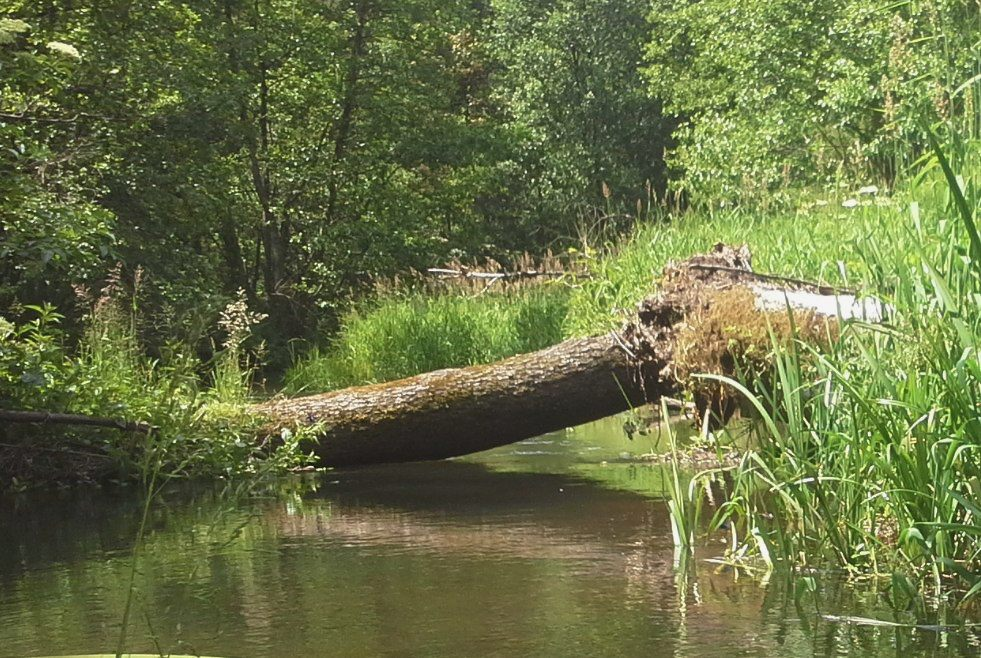
%> input picture ćwiczenia/sam_robie/LAB_4/rzeczka.jpg, 981 x 658 px
$ octave rzeczka_3_2.m   (GNU Octave 9; MATLAB toolbox functions it lacks are replaced by stand-ins)
%> lines starting %> are read from the running program, lines starting %| are printed output that depends on the picture
### ćwiczenia/LAB_5/porownanie_v_PS_z_mnoznikiem.m
function wynik = porownanie_v_PS_z_mnoznikiem(obraz_stary, obraz_nowy, mnoznik)
    roznica = abs(obraz_nowy - obraz_stary);
    wynik = przytnij_zakres(mnoznik * roznica);
end

### ćwiczenia/LAB_4/przytnij_zakres.m
function wynik = przytnij_zakres(wejscie)
    wejscie(wejscie < 0) = 0;
    wejscie(wejscie > 255) = 255;

    wynik = wejscie;
end

### ćwiczenia/sam_robie/LAB_4/porownanie_v_2_z_mnoznikiem.m
function wynik = porownanie_v_2_z_mnoznikiem(obraz_stary, obraz_nowy, mnoznik)
    wynik = przytnij_zakres((obraz_nowy - obraz_stary) * mnoznik + 127.5);
end

### ćwiczenia/sam_robie/LAB_4/rzeczka_3_2.m
img_uint8 = imread('rzeczka.jpg');
%> img_uint8 is the input picture: size 658x981x3 uint8; mean R, G, B 104.7, 113.4, 68.7
obraz = double(img_uint8);

R = obraz(:, :, 1);
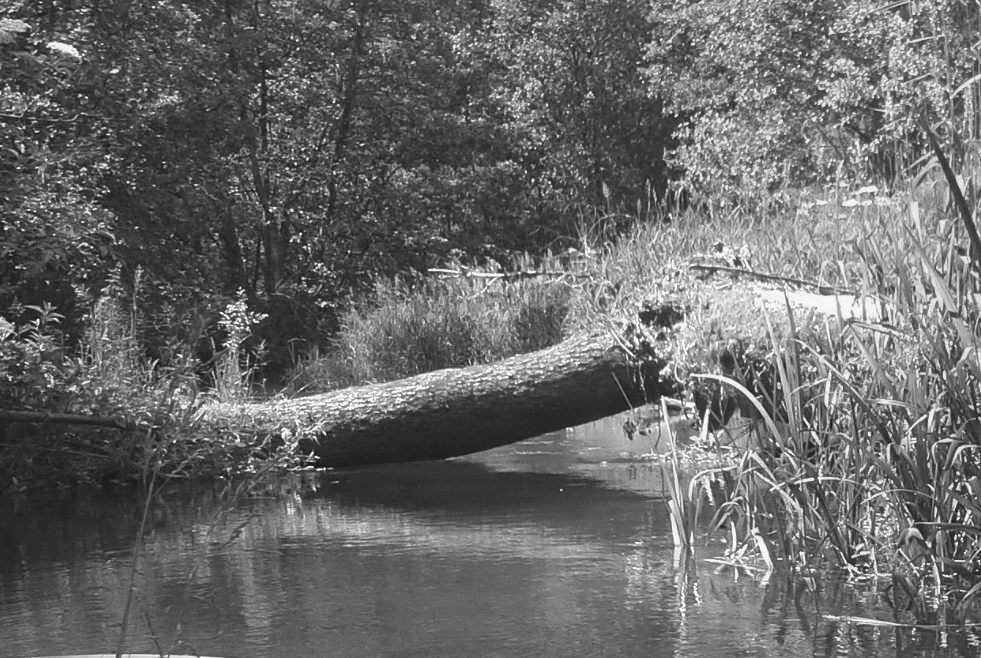
%> R: size 658x981 double; min 6, max 255, mean 104.7
G = obraz(:, :, 2);
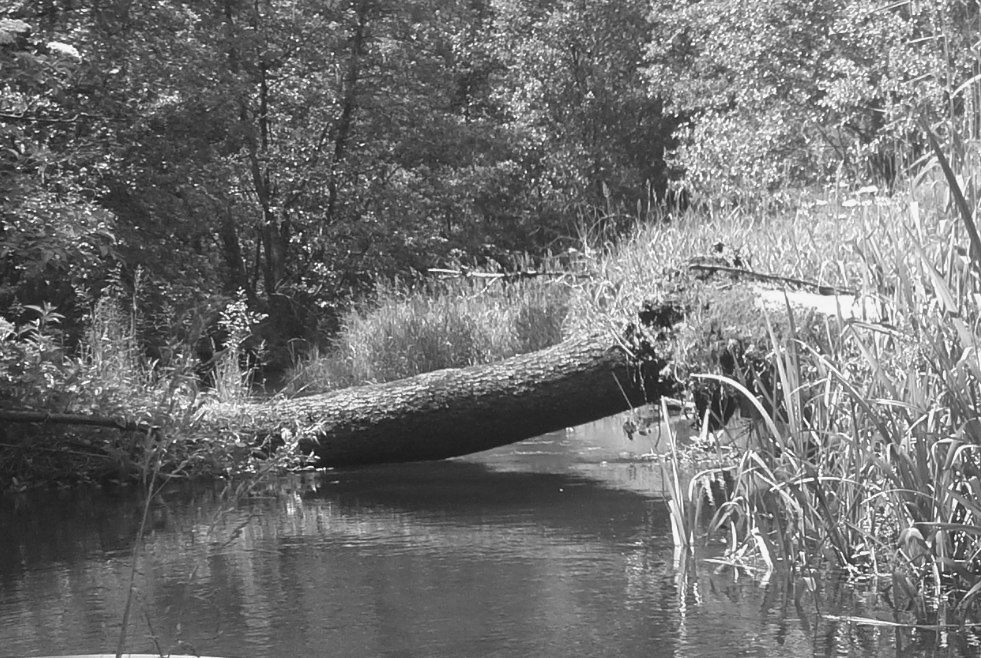
%> G: size 658x981 double; min 7, max 255, mean 113.4
B = obraz(:, :, 3);
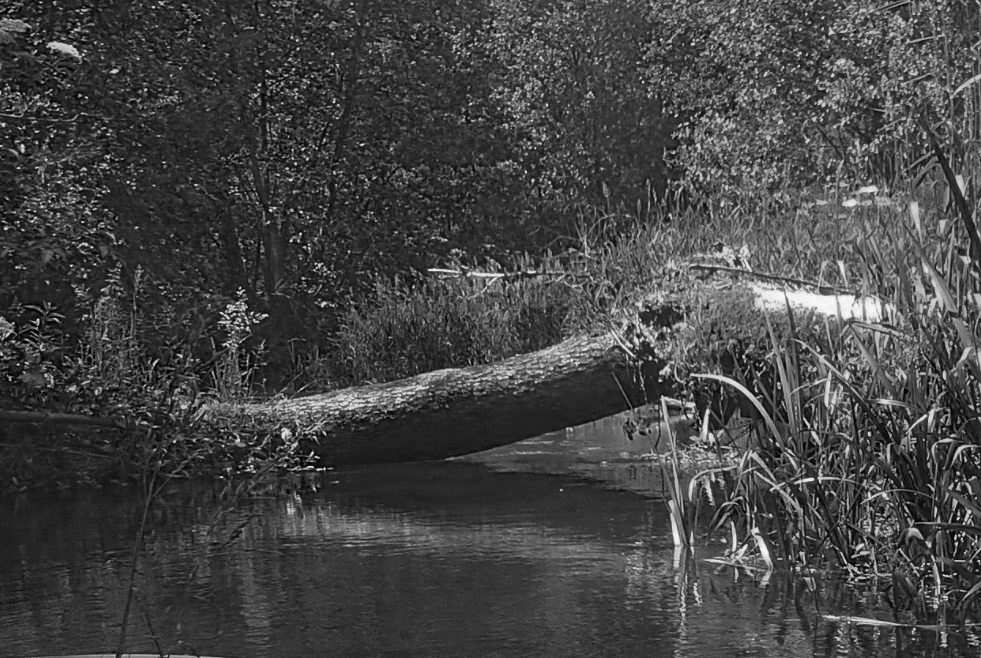
%> B: size 658x981 double; min 0, max 254, mean 68.7

szarosc_srednia = (R + G + B) / 3;
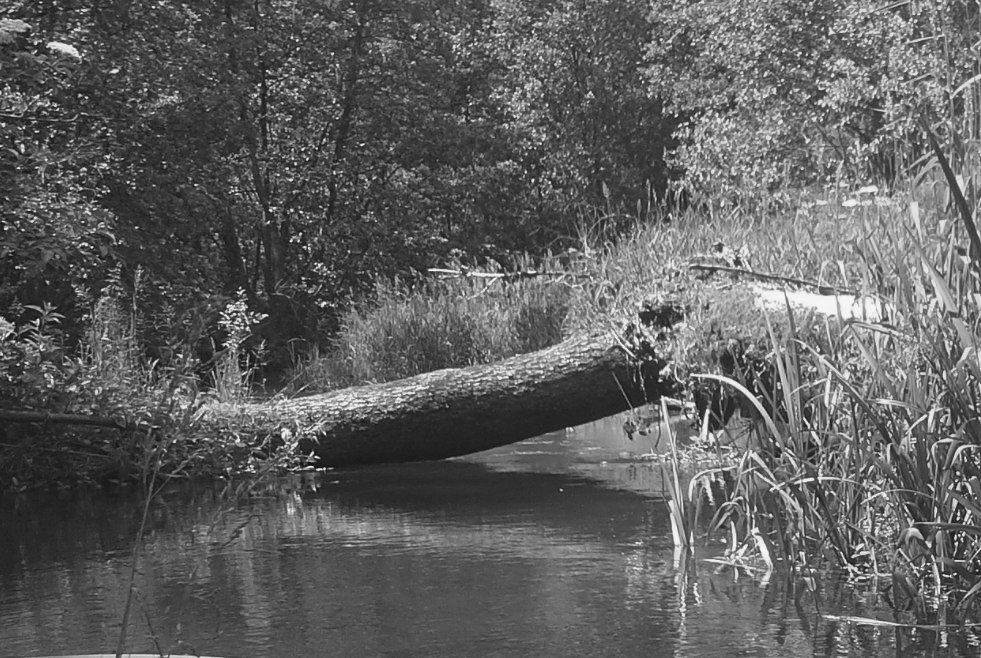
%> szarosc_srednia: size 658x981 double; min 4.33, max 253, mean 95.6
szarosc_szary = 0.2126 * R + 0.7152 * G + 0.0722 * B;

wynik_v_PS_z_mnoznikiem = porownanie_v_PS_z_mnoznikiem(szarosc_szary, szarosc_srednia, 4);
%> in porownanie_v_PS_z_mnoznikiem, `roznica = abs(obraz_nowy - obraz_stary);`:
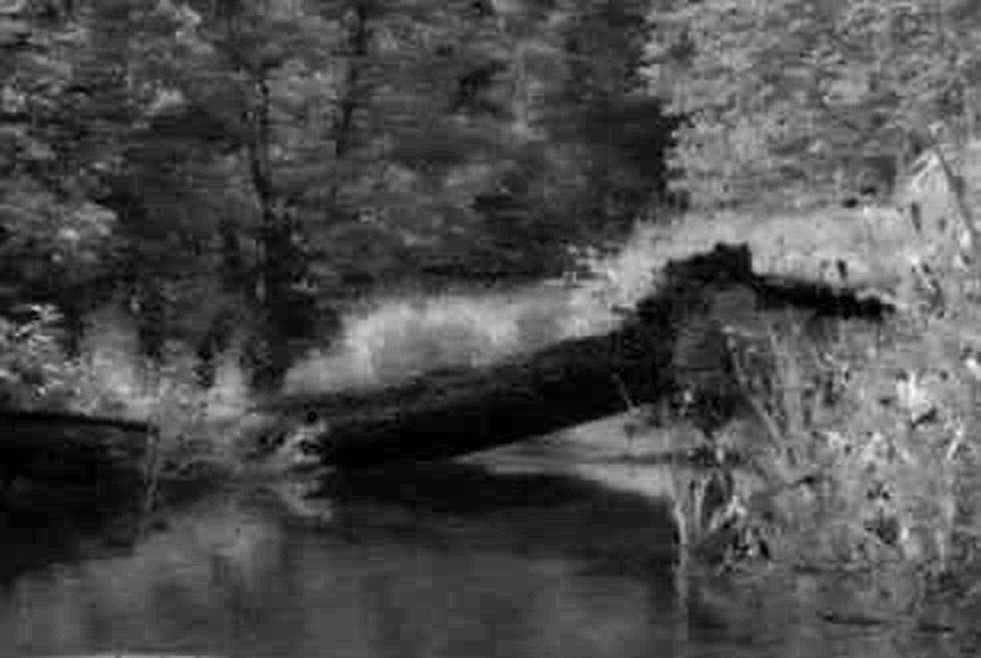
%> roznica: size 658x981 double; min 0, max 42.29, mean 12.7; drawn with min black and max white
%> in przytnij_zakres, `wejscie(wejscie < 0) = 0;`:
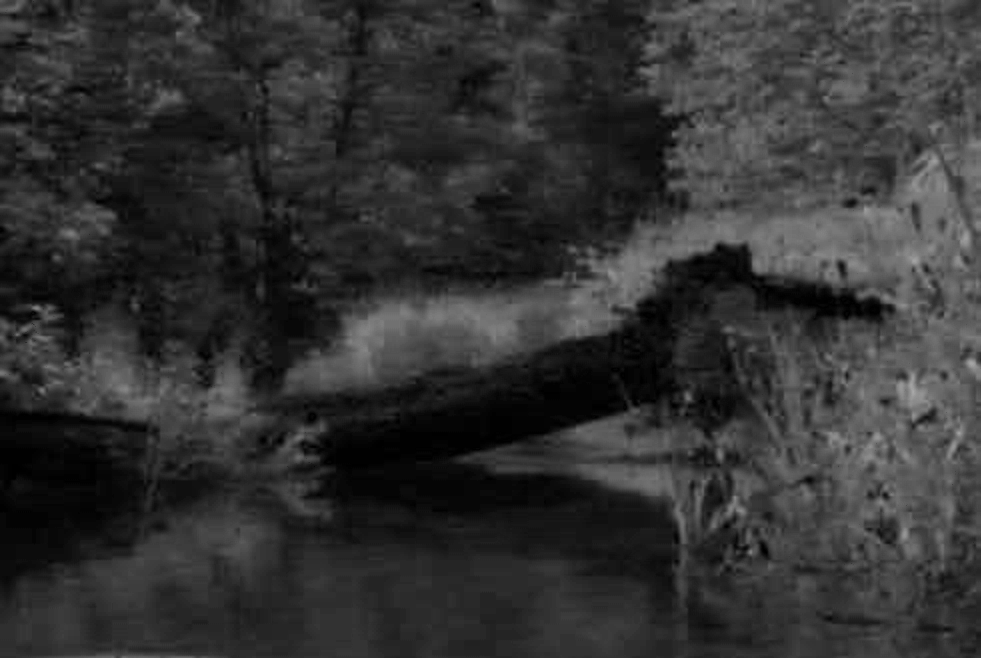
%> wejscie: size 658x981 double; min 0, max 169.2, mean 50.9
wynik_v_2_z_mnoznikiem = porownanie_v_2_z_mnoznikiem(szarosc_szary, szarosc_srednia, 3);
%> in przytnij_zakres (call 2), `wejscie(wejscie < 0) = 0;`:
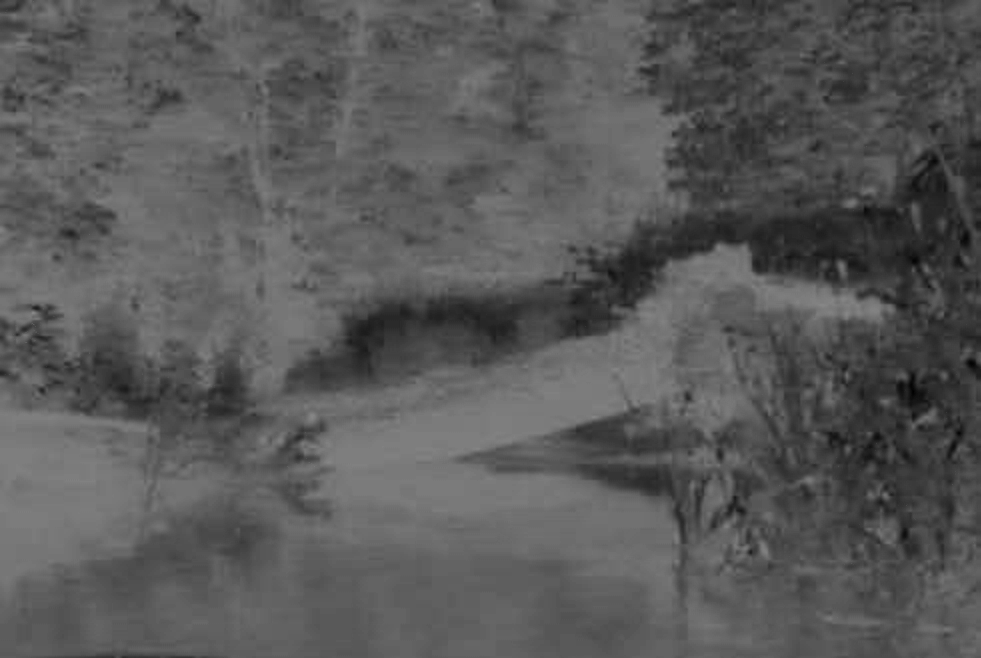
%> wejscie: size 658x981 double; min 0.615, max 136.9, mean 89.3


figure;

subplot(2, 2, 1);
imshow(szarosc_szary/255);
title('Szary');

subplot(2, 2, 2);
imshow(szarosc_srednia/255);
title('Średnia');

subplot(2, 2, 3);
imshow(wynik_v_PS_z_mnoznikiem/255);
title('porownanie v.PS * 4');

subplot(2, 2, 4);
imshow(wynik_v_2_z_mnoznikiem/255);
title('porownanie v.2 * 3');
